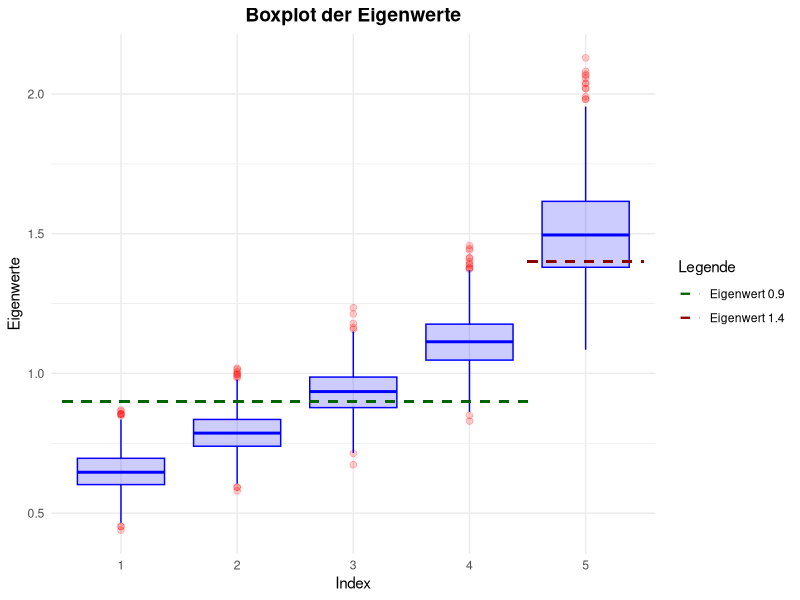
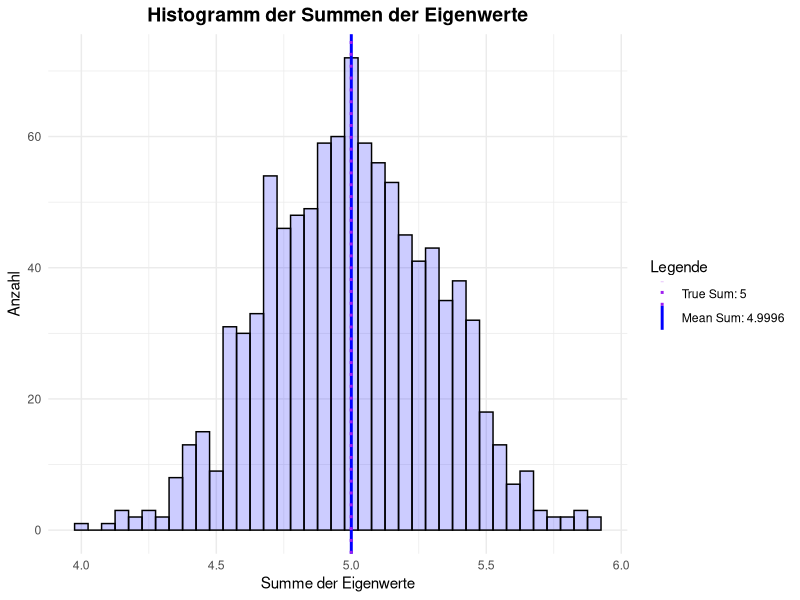
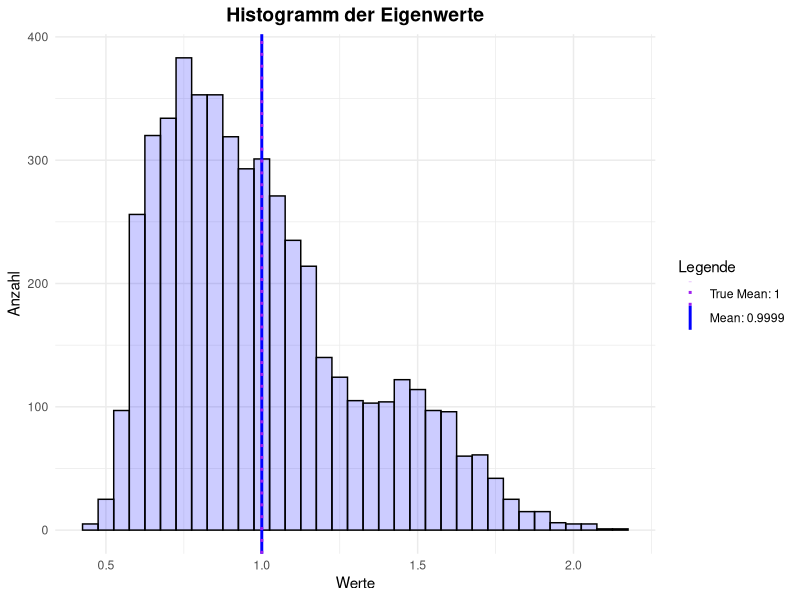

These charts were generated, in order, by the following R code:
library(tidyverse)
library(MASS)

# Vorbereitung

n <- 100
p <- 5
# Kovarianz Matrix und Erwartungswert erstellen
Sigma <- diag(0.9, nrow = p, ncol = p) + matrix(0.1, nrow = p, ncol = p)
mu <- c(rep(0,p))
# Multivariate Daten erzeugen
X_transposed <- mvrnorm(n, mu, Sigma)
# X_transposed in R^{n \times p}


## Aufgabe a)

M <- 1000
# symmetric -> Matrix ist symmetrisch
# only.values -> Eigenvektoren werden nicht berechnet
# decreasing = FALSE -> Eigenwerte werden aufsteigend sortiert
true_eigenvalues <- sort(eigen(Sigma, symmetric=TRUE,
                               only.values=TRUE)$values, decreasing = FALSE)

# Speicher für Eigenwerte erstellen
storage_ev <- matrix(0, nrow = M, ncol = p)
# Monte Carlo Simulation
for (i in (1:M)){
  X_transposed <- mvrnorm(n, mu, Sigma)
  S <- (1/n) * t(X_transposed) %*% X_transposed
  storage_ev[i,] <- sort(eigen(S, symmetric=TRUE,
                               only.values=TRUE)$values, decreasing = FALSE)
}

# Boxplot der Eigenwerte
# Zuerst Data Frame erstellen
eigenvalues_df <- data.frame(matrix(NA, nrow=p*M, ncol=2))
colnames(eigenvalues_df) = c("Index", "Werte")
for (i in (0:4)){
  eigenvalues_df$Index[(i*M + 1): ((i+1)*M)] = rep((i+1), M)
  eigenvalues_df$Werte[(i*M + 1): ((i+1)*M)] = storage_ev[,(i+1)]
}
# Index Spalte von numerischen in kategorische Werte umwandeln
eigenvalues_df$Index <- as.factor(eigenvalues_df$Index)

# Box Plot der Eigenwerte
ggplot(eigenvalues_df, aes(x = Index, y = Werte)) + 
  geom_boxplot(color = "blue", fill = "blue", alpha = 0.2, notch = FALSE,
               outlier.colour = "red", outlier.fill = "red", outlier.size = 2) +
  geom_segment(aes(x = 0.5, xend = 4.5, y = 0.9, yend = 0.9, color = "Eigenwert 0.9"), 
               linetype = "dashed", size = 0.8, inherit.aes = FALSE) +
  geom_segment(aes(x = 4.5, xend = 5.5, y = 1.4, yend = 1.4, color = "Eigenwert 1.4"), 
               linetype = "dashed", size = 0.8, inherit.aes = FALSE) +
  # inherit.as = FALSE -> Wir überschreiben das globale aes
  scale_color_manual(
    values = c("Eigenwert 0.9" = "darkgreen", "Eigenwert 1.4" = "darkred"),
    name = "Legende"
  ) +
  labs(
    title = "Boxplot der Eigenwerte",
    x = "Index",
    y = "Eigenwerte"
  ) +
  theme_minimal() +
  theme(
    plot.title = element_text(face = "bold", size = 14, hjust = 0.5),
  )

# Histogram der Summen von Eigenwerten
sum_true_ev <- sum(true_eigenvalues)
sum_calc_ev <- rowSums(storage_ev)

ggplot() + 
  geom_histogram(aes(x = sum_calc_ev), binwidth = 0.05,
                 color="black",fill="blue", alpha=0.2) +
  labs(x = "Summe der Eigenwerte", y = "Anzahl",
       title = "Histogramm der Summen der Eigenwerte") +
  geom_vline(aes(xintercept = sum_true_ev, color = "True Sum"),
             linetype = "solid", linewidth = 1) +
  geom_vline(aes(xintercept = mean(sum_calc_ev), color = "Mean Sum"),
             linetype = "dotted", linewidth = 1) +
  scale_color_manual(values = c("True Sum" = "blue", "Mean Sum" = "purple"), 
                     labels = c(
                       paste0("True Sum: ", sum_true_ev),
                       paste0("Mean Sum: ", round(mean(sum_calc_ev),4))),
                     name = "Legende") +
  theme_minimal() +
  theme(
    plot.title = element_text(face = "bold", size = 14, hjust = 0.5)
  )
  
# Kleines Add-On: 
# Histogram aller Eigenwerte
ggplot(eigenvalues_df, aes(x = Werte)) +
  geom_histogram(fill = "blue", color = "black", binwidth = 0.05, alpha = 0.2) + 
  geom_vline(aes(xintercept = mean(true_eigenvalues), color = "True Mean"),
             linetype = "solid", linewidth = 1) +
  geom_vline(aes(xintercept = mean(storage_ev), color = "Calculated Mean"),
             linetype = "dotted", linewidth = 1) +
  scale_color_manual(values = c("True Mean" = "blue", "Calculated Mean" = "purple"),
                     labels = c(
                       paste0("True Mean: ", mean(true_eigenvalues)),
                       paste0("Mean: ", round(mean(storage_ev),4))),
                     name = "Legende") + 
  labs(
    title = "Histogramm der Eigenwerte",
    x = "Werte",
    y = "Anzahl"
  ) + 
  theme_minimal() +
  theme(
    plot.title = element_text(face = "bold", size = 14, hjust = 0.5)
  )
